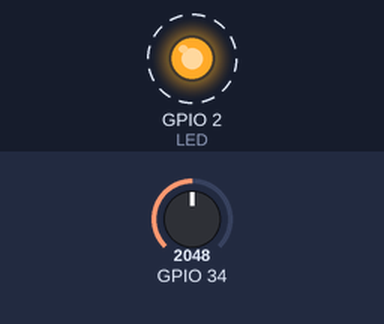
The program below on a simulated ESP32. Shown: output pins drawn as LEDs (lit = HIGH). Dashed ring = blinking. Inputs (shaded band) come from the test bench; at power-on: GPIO 34 = 2048. What the program prints to the serial monitor is not drawn.

Above: at 0.2 s.
Timing chart, 0 to 3.0 s (numbered marks = the images above):
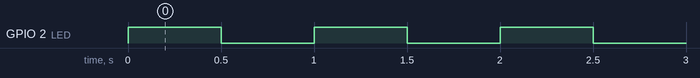

The program:

main.cpp
```cpp
/* Exemplo de uso de um semaforo binario */

/*inclusão da Biblioteca Arduino*/
#include <Arduino.h>

/*inclusão da Biblioteca FreeRTOS*/
#include "freertos/FreeRTOS.h"
#include "freertos/task.h"
#include "freertos/queue.h"
#include "freertos/semphr.h"

#define LED 2

TaskHandle_t xTaskADCHandle;

SemaphoreHandle_t xSemaphore;

void vTaskADC(void * pvParameters);

void setup()
{
  Serial.begin(9600);
  pinMode(LED,OUTPUT);

  xSemaphore = xSemaphoreCreateBinary();

  if(xSemaphore == NULL)
  {
    Serial.println("Não foi possível criar o semaforo!");
    while(1);
  }

  xTaskCreate(vTaskADC,"TaskADC",configMINIMAL_STACK_SIZE + 1024,NULL,1,&xTaskADCHandle);

}

void loop()
{
  digitalWrite(LED,!digitalRead(LED));
  Serial.println("Valor do LED: " + String(digitalRead(LED)));
  vTaskDelay(pdMS_TO_TICKS(500));
  xSemaphoreGive(xSemaphore);
}

void vTaskADC(void * pvParameters)
{
  int adcValue;

  while(1)
  {
    xSemaphoreTake(xSemaphore,portMAX_DELAY);
    adcValue = analogRead(34);
    Serial.println("Valor do ADC: " + String(adcValue));
    Serial.println("");
  }

}
```

Measured:
- by itself, GPIO 2 (LED): alternates HIGH for 0.50 s and LOW for 0.50 s
